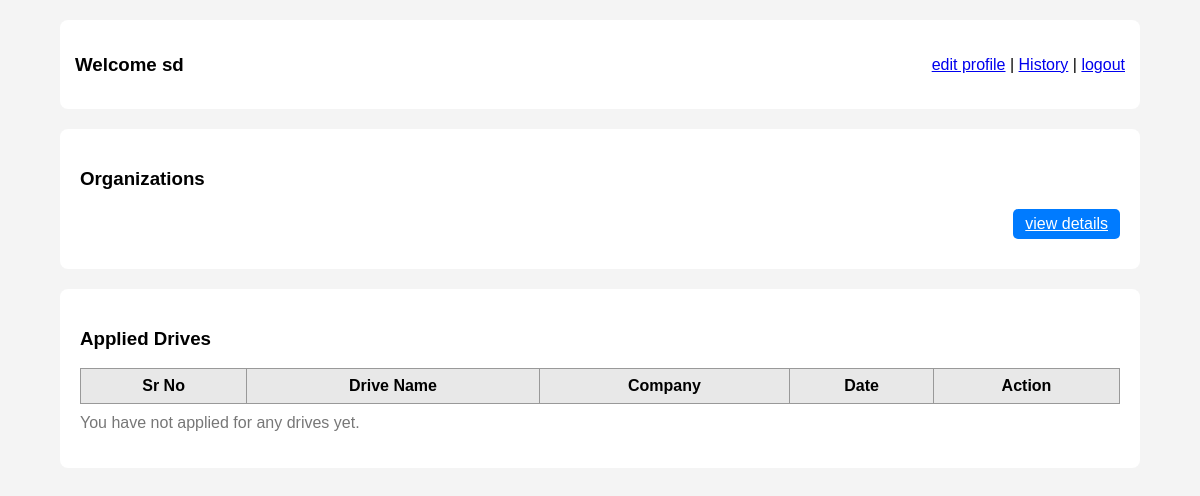
Before: /student_dashboard (signed in) with the older database file.
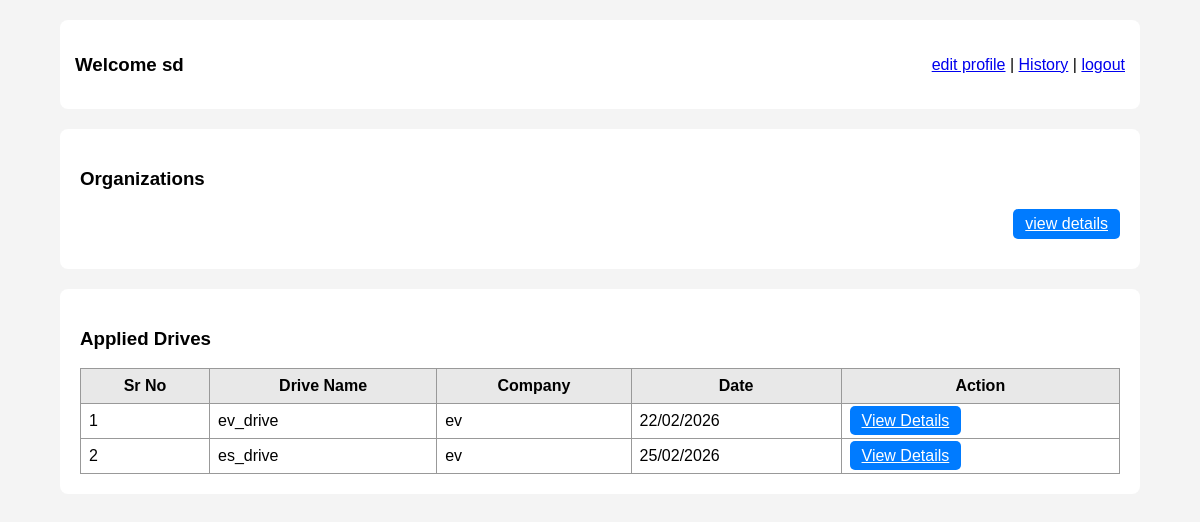
After: the same page with the newer database file.
### models.py (models this page shows, shortened)
class Company(db.Model):
    __tablename__ = "companies"
    company_id = db.Column(db.Integer, primary_key=True)
    company_name = db.Column(db.String(200), nullable=False)
    password = db.Column(db.String(200), nullable=False)
    industry = db.Column(db.String(200))
    location = db.Column(db.String(200))
    hr_email = db.Column(db.String(200), unique=True, nullable=False)
    is_approved = db.Column(db.Boolean, default=False)
    jobs = db.relationship("Job", back_populates="company")

class Application(db.Model):
    __tablename__ = "applications"
    application_id = db.Column(db.Integer, primary_key=True)
    job_id = db.Column(db.Integer, db.ForeignKey("jobs.job_id"), nullable=False)
    student_id = db.Column(db.Integer, db.ForeignKey("students.student_id"), nullable=False)
    application_date = db.Column(db.DateTime, default=datetime.utcnow)
    status = db.Column(db.String(50), default="Pending")
    job = db.relationship("Job", back_populates="applications")
    student = db.relationship("Student", back_populates="applications")

class Job(db.Model):
    __tablename__ = "jobs"
    job_id = db.Column(db.Integer, primary_key=True)
    job_title = db.Column(db.String(200), nullable=False)
    company_id = db.Column(db.Integer, db.ForeignKey("companies.company_id"), nullable=False)
    job_role = db.Column(db.String(200), nullable=False)
    drive_name = db.Column(db.String(200), nullable=False)
    job_description = db.Column(db.Text)
    salary_package = db.Column(db.Float)
    eligibility_cgpa = db.Column(db.Float)
    status = db.Column(db.String(20), default="pending")
    posted_at = db.Column(db.DateTime, default=datetime.utcnow)
    company = db.relationship("Company", back_populates="jobs")
    applications = db.relationship("Application", back_populates="job")

### app.py (the view)
@app.route("/student_dashboard")
def student_dashboard():
    student_id = session.get("student_id")
    if not student_id:
        return redirect("/login")   # User not logged in
    student = Student.query.get(student_id)
    companies = Company.query.filter_by(is_approved=True).all()
    applications = Application.query.filter_by(student_id=student_id).all()
    return render_template("student_dashboard.html",
                           student=student,
                           companies=companies,
                           applications=applications)

### templates/student_dashboard.html (shortened to what this page needs)
<!DOCTYPE html>
<html>
<head>
</head>
<body>
<div class="container">
    <div class="welcome">
        <h3>Welcome {{ student.full_name }}</h3>
        <div>
            <a href="/edit_profile/{{ student.student_id }}">edit profile</a> |
            <a href="/student_history/{{ student.student_id }}">History</a> |
            <a href="/logout">logout</a>
        </div>
    </div>
    <div class="section">
        <h3>Organizations</h3>
        {% for company in companies %}
            <div style="display:flex; justify-content:space-between; margin-bottom:10px;">
                <a href="/company/{{ company.company_id }}" class="btn">view details</a>
            </div>
        {% endfor %}
    </div>
    <div class="section">
        <h3>Applied Drives</h3>
        <table>
            <tr>
                <th>Sr No</th>
                <th>Drive Name</th>
                <th>Company</th>
                <th>Date</th>
                <th>Action</th>
            </tr>
            {% for app in applications %}
            <tr>
                <td>{{ loop.index }}</td>
                <td>{{ app.job.drive_name }}</td>
                <td>{{ app.job.company.company_name }}</td>
                <td>{{ app.application_date.strftime("%d/%m/%Y") }}</td>
                <td>
                    <a href="{{ url_for('view_drive', job_id=app.job.job_id) }}" class="btn">
                        View Details
                    </a>
                </td>
            </tr>
            {% endfor %}
        </table>
        {% if applications|length == 0 %}
            <p style="color:#777; margin-top:10px;">You have not applied for any drives yet.</p>
        {% endif %}
    </div>
</div>
</body>
</html>

Changed rows visible on the page:
added Application: job.drive_name "ev_drive", job.company.company_name "ev", application_date "22/02/2026"
added Application: job.drive_name "es_drive", job.company.company_name "ev", application_date "25/02/2026"
Other visible differences:
text no longer shown: "You have not applied for any drives yet."
